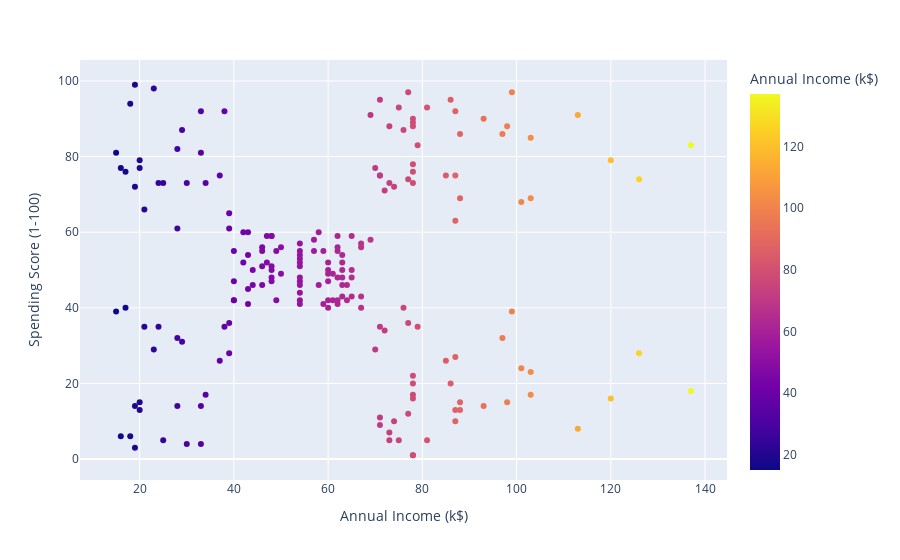

Notebook source saved alongside this figure:
### Markdown cell above
Most people have annual income about 70-79 k dollars

### Code cell
px.scatter(df,x='Annual Income (k$)', y='Spending Score (1-100)',color='Annual Income (k$)')

### Figure 1 — Plotly figure (JSON) as saved in the notebook; plotly's stock layout.template omitted (floating-point values rounded to 4 significant figures; data arrays with more than 128 entries replaced by an {"elided": "..."} marker saying what was removed)
{"data": [{"hoverlabel": {"namelength": 0}, "hovertemplate": "Annual Income (k$)=%{marker.color}<br>Spending Score (1-100)=%{y}", "legendgroup": "", "marker": {"color": {"elided": "200 int values"}, "coloraxis": "coloraxis", "symbol": "circle"}, "mode": "markers", "name": "", "showlegend": false, "type": "scatter", "x": {"elided": "200 int values"}, "xaxis": "x", "y": {"elided": "200 int values"}, "yaxis": "y"}], "layout": {"coloraxis": {"colorbar": {"title": {"text": "Annual Income (k$)"}}, "colorscale": [[0, "#0d0887"], [0.1111, "#46039f"], [0.2222, "#7201a8"], [0.3333, "#9c179e"], [0.4444, "#bd3786"], [0.5556, "#d8576b"], [0.6667, "#ed7953"], [0.7778, "#fb9f3a"], [0.8889, "#fdca26"], [1, "#f0f921"]]}, "legend": {"tracegroupgap": 0}, "margin": {"t": 60}, "xaxis": {"anchor": "y", "domain": [0, 1], "title": {"text": "Annual Income (k$)"}}, "yaxis": {"anchor": "x", "domain": [0, 1], "title": {"text": "Spending Score (1-100)"}}}}
